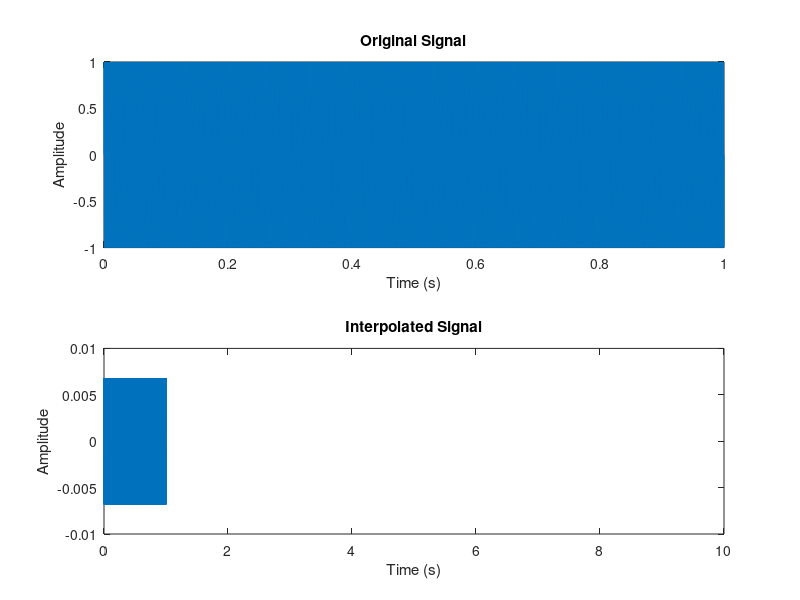

The MATLAB source for this figure:
% Define the original signal parameters
fs_original = 45200;  % Original sampling frequency (Hz)
t_original = 0:1/fs_original:1;  % Time vector (s)
f_original = 1000;  % Original signal frequency (Hz)
x_original = sin(2*pi*f_original*t_original);  % Original signal

% Upsample the signal with zero filling
fs_upsampled = 7156000;  % Upsampled sampling frequency (Hz)
t_upsampled = 0:1/fs_upsampled:1;  % Time vector (s)
x_upsampled = zeros(size(t_upsampled));  % Initialize upsampled signal
x_upsampled(1:fs_upsampled/fs_original:end) = x_original;  % Zero filling

% Apply a low-pass filter
f_pass = 20000;  % Passband frequency (Hz)
[b,a] = butter(4, f_pass/(fs_upsampled/2), 'low');  % Low-pass filter design
x_filtered = filter(b, a, x_upsampled);  % Filter the upsampled signal

% Interpolate the filtered signal
x_interpolated = interp1(t_upsampled, x_filtered, 10*t_upsampled);  % Interpolate by a factor of 10

% Plot the original and interpolated signals
figure;
subplot(2,1,1);
plot(t_original,x_original);
xlabel('Time (s)');
ylabel('Amplitude');
title('Original Signal');

subplot(2,1,2);
plot(10*t_upsampled,x_interpolated);
xlabel('Time (s)');
ylabel('Amplitude');
title('Interpolated Signal');
